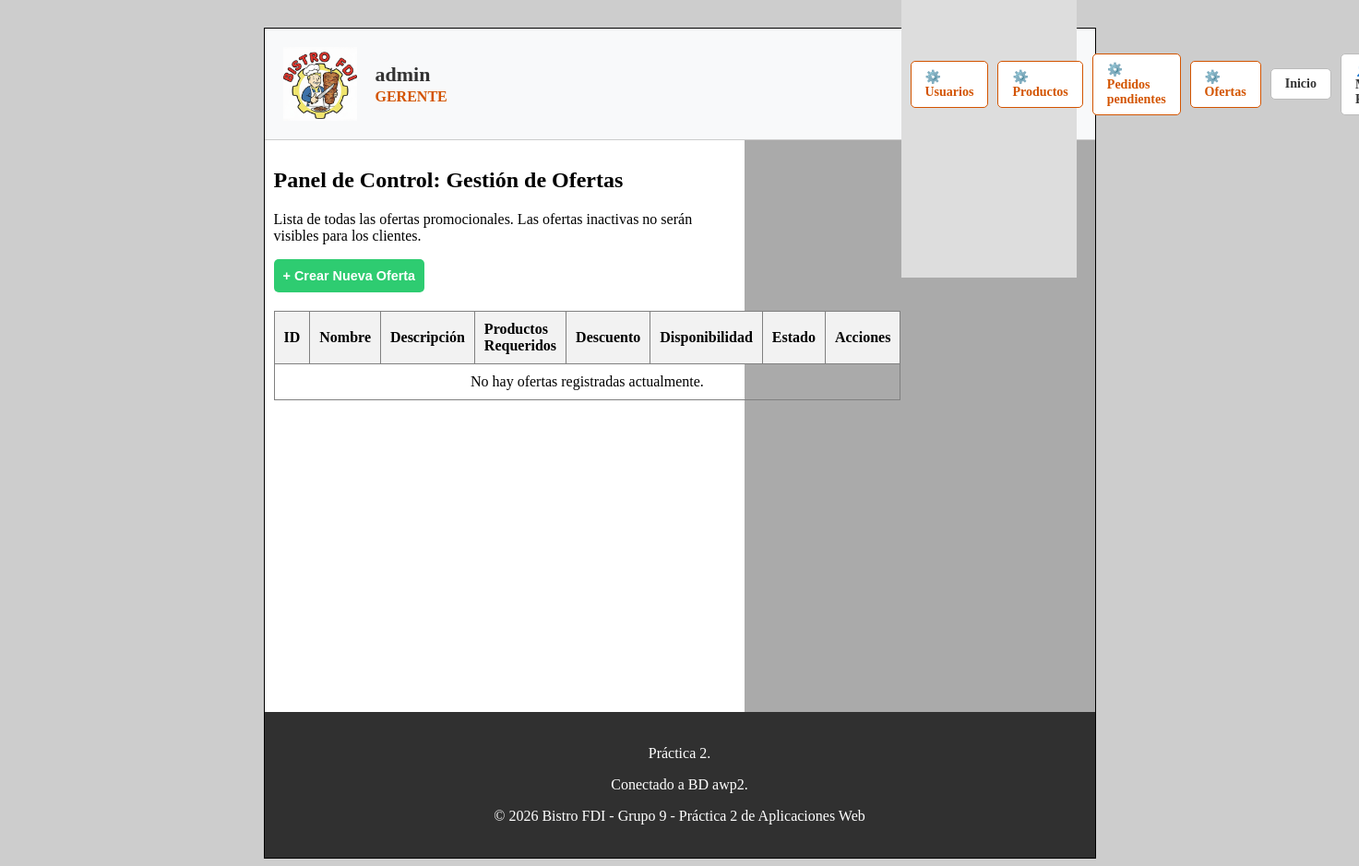
The app's page /admin/ofertas.php (signed in), older data.
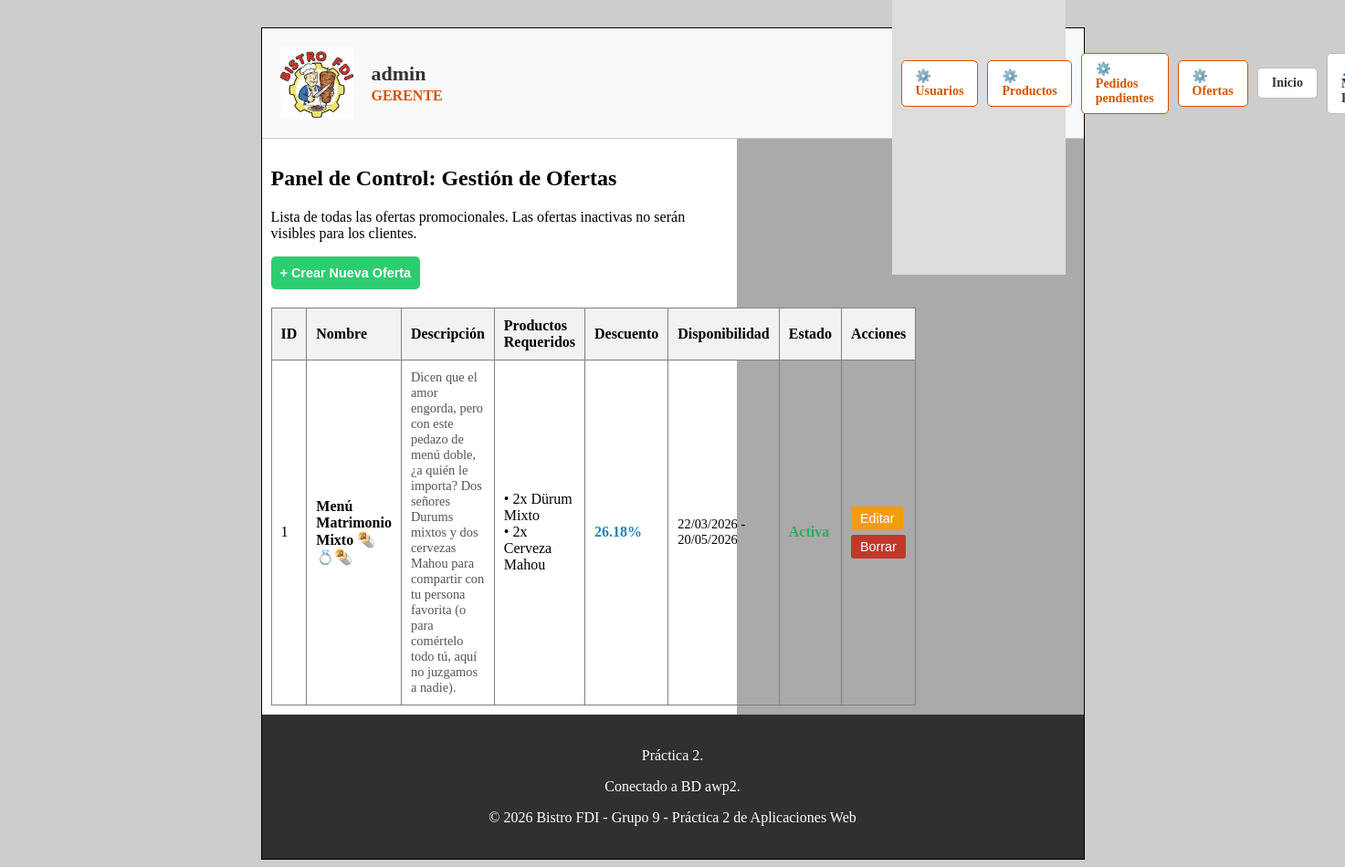
The same page, newer data.
### tables this page shows
CREATE TABLE `ofertas` (
  `id` int(11) NOT NULL,
  `nombre` varchar(100) NOT NULL,
  `descripcion` text NOT NULL,
  `fecha_inicio` datetime NOT NULL,
  `fecha_fin` datetime NOT NULL,
  `porcentaje_descuento` decimal(5,2) NOT NULL
);

CREATE TABLE `oferta_productos` (
  `id_oferta` int(11) NOT NULL,
  `id_producto` int(11) NOT NULL,
  `cantidad_requerida` int(11) NOT NULL DEFAULT 1
);

CREATE TABLE `productos` (
  `id` int(11) NOT NULL,
  `nombre` varchar(100) NOT NULL,
  `descripcion` text NOT NULL,
  `id_categoria` int(11) NOT NULL,
  `precio_base` decimal(10,2) NOT NULL,
  `iva` int(11) NOT NULL CHECK (`iva` in (4,10,21)),
  `disponible` tinyint(1) DEFAULT 1,
  `ofertado` tinyint(1) DEFAULT 1
);

### includes/clases/ofertas/Oferta.php (called while the page is built, shortened)
<?php
class Oferta
{
    private $id;
    private $nombre;
    private $descripcion;
    private $fecha_inicio;
    private $fecha_fin;
    private $porcentaje_descuento;
    private $productos;
    private function __construct($id, $nombre, $descripcion, $fecha_inicio, $fecha_fin, $porcentaje_descuento, $productos = [])
    {
        $this->id = $id;
        $this->nombre = $nombre;
        $this->descripcion = $descripcion;
        $this->fecha_inicio = $fecha_inicio;
        $this->fecha_fin = $fecha_fin;
        $this->porcentaje_descuento = $porcentaje_descuento;
        $this->productos = $productos;
    }
    public function getId() { return $this->id; }
    public function getNombre() { return $this->nombre; }
    public function getDescripcion() { return $this->descripcion; }
    public function getFechaInicio() { return $this->fecha_inicio; }
    public function getFechaFin() { return $this->fecha_fin; }
    public function getPorcentajeDescuento() { return $this->porcentaje_descuento; }
    public function getProductos() { return $this->productos; }
    public static function listaTodasLasOfertas()
    {
        $conn = Aplicacion::getInstance()->getConexionBd();
        $stmt = $conn->prepare("SELECT * FROM ofertas ORDER BY fecha_inicio DESC");
        $stmt->execute();
        $result = $stmt->get_result();
        $ofertas = [];
        if ($result) {
            while ($row = $result->fetch_assoc()) {
                $productos = self::buscaProductosOferta($row['id']);
                $ofertas[] = new Oferta(
                    $row['id'], $row['nombre'], $row['descripcion'],
                    $row['fecha_inicio'], $row['fecha_fin'], $row['porcentaje_descuento'], $productos
                );
            }
        }
        return $ofertas;
    }
    private static function buscaProductosOferta($id_oferta)
    {
        $conn = Aplicacion::getInstance()->getConexionBd();
        $sql = "SELECT op.id_producto, op.cantidad_requerida, p.nombre, p.precio_base
                FROM oferta_productos op
                JOIN productos p ON op.id_producto = p.id
                WHERE op.id_oferta = ?";
        $stmt = $conn->prepare($sql);
        $stmt->bind_param("i", $id_oferta);
        $stmt->execute();
        $result = $stmt->get_result();
        $productos = [];
        if ($result) {
            while ($row = $result->fetch_assoc()) {
                $productos[] = $row;
            }
        }
        return $productos;
    }
}

### admin/ofertas.php (the view, shortened to what the changed rows need)
<?php
$listaOfertas = Oferta::listaTodasLasOfertas();
$tabla = '<table border="1" style="width:100%; text-align:left; border-collapse: collapse;">
    <tr style="background-color: #f2f2f2;">
        <th style="padding: 10px;">ID</th>
        <th style="padding: 10px;">Nombre</th>
        <th style="padding: 10px;">Descripción</th>
        <th style="padding: 10px;">Productos Requeridos</th>
        <th style="padding: 10px;">Descuento</th>
        <th style="padding: 10px;">Disponibilidad</th>
        <th style="padding: 10px;">Estado</th>
        <th style="padding: 10px;">Acciones</th>
    </tr>';
if (!empty($listaOfertas)) {
    $fechaActual = new \DateTime();
    foreach ($listaOfertas as $oferta) {
        $id = $oferta->getId();
        $productosArray = $oferta->getProductos();
        $listaProductosHtml = '';
        if (!empty($productosArray)) {
            foreach ($productosArray as $prod) {
                $listaProductosHtml .= "• " . htmlspecialchars($prod['cantidad_requerida'] . "x " . $prod['nombre']) . "<br>";
            }
        } else {
            $listaProductosHtml = "<em>Sin productos</em>";
        }
        $fechaInicio = new \DateTime($oferta->getFechaInicio());
        $fechaFin = new \DateTime($oferta->getFechaFin());
        $strFechas = $fechaInicio->format('d/m/Y') . ' - ' . $fechaFin->format('d/m/Y');
        if ($fechaActual >= $fechaInicio && $fechaActual <= $fechaFin) {
            $estado = "<span style='color: #27ae60; font-weight: bold;'>Activa</span>";
        } else {
            $estado = "<span style='color: #c0392b; font-weight: bold;'>Inactiva / Pasada</span>";
        }
        $tabla .= "<tr>
            <td style='padding: 10px;'>{$id}</td>
            <td style='padding: 10px;'><strong>" . htmlspecialchars($oferta->getNombre()) . "</strong></td>
            <td style='padding: 10px; font-size: 0.9em; color: #555; max-width: 250px;'>" . htmlspecialchars($oferta->getDescripcion()) . "</td>
            <td style='padding: 10px;'>{$listaProductosHtml}</td>
            <td style='padding: 10px; font-weight: bold; color: #2980b9;'>" . $oferta->getPorcentajeDescuento() . "%</td>
            <td style='padding: 10px; font-size: 0.9em;'>{$strFechas}</td>
            <td style='padding: 10px;'>{$estado}</td>
            <td style='padding: 10px;'>
                <a href='editar_oferta.php?id=$id'><button style='background-color:#f39c12; color:white; border:none; padding:5px 10px; cursor:pointer; border-radius:3px; margin-bottom: 5px;'>Editar</button></a>
                <form action='borrar_oferta.php' method='POST' style='display:inline;' onsubmit='return confirm(\"¿Estás seguro de borrar esta oferta? Se perderá permanentemente.\")'>
                    <input type='hidden' name='id' value='$id'>
                    <button type='submit' style='background-color:#c0392b; color:white; border:none; padding:5px 10px; cursor:pointer; border-radius:3px;'>Borrar</button>
                </form>
            </td>
        </tr>";
    }
} else {
    $tabla .= "<tr><td colspan='8' style='padding: 10px; text-align:center;'>No hay ofertas registradas actualmente.</td></tr>";
}
$tabla .= '</table>';
$contenidoPrincipal = <<<EOS
    <h1>Panel de Control: Gestión de Ofertas</h1>
    <p>Lista de todas las ofertas promocionales. Las ofertas inactivas no serán visibles para los clientes.</p>
    <div style="margin-bottom: 20px;">
        <a href='crear_oferta.php'>
            <button style='background-color:#2ecc71; color:white; padding:10px; cursor:pointer; border:none; border-radius:5px; font-weight: bold;'>
                + Crear Nueva Oferta
            </button>
        </a>
    </div>
    $tabla
EOS;
require RAIZ_APP . '/vistas/plantillas/plantilla.php';
?>

Row changes from the older to the newer data that the page shows:
added ofertas: id "1", nombre "Menú Matrimonio Mixto 🌯💍🌯", descripcion "Dicen que el amor engorda, pero con este pedazo de menú doble, ¿a quién le importa? Dos señores Durums mixtos y dos cervezas Mahou para compartir con tu persona favorita (o para comértelo todo tú, aquí no juzgamos a nadie).", porcentaje_descuento "26.18", strFechas "22/03/2026 - 20/05/2026"
added oferta_productos: cantidad_requerida.nombre "2x Dürum Mixto"
added oferta_productos: cantidad_requerida.nombre "2x Cerveza Mahou"
Text that changed along with them:
text no longer shown: "No hay ofertas registradas actualmente."
text now shown: "% Activa Editar Borrar"
